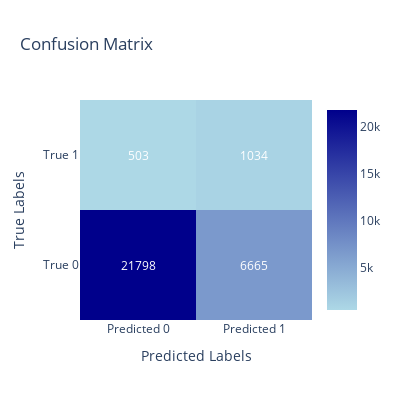

The code cell stored with this chart in its notebook:
### Markdown cell above
With the current model, there is a loss of 25 thousand due to frauds, a gain of 80 thousand, and ultimately a profit of 54 thousand. However, it is important to note that these data are samples and do not reflect the entire dataset

### Code cell
def plot_confusion_matrix(cm):
    """
    Plots a confusion matrix.

    Parameters:
    - cm (np.array): Confusion matrix
    """

    colorscale = [[0, 'lightblue'], [1, 'darkblue']]

    fig = go.Figure(data=go.Heatmap(z=cm, colorscale=colorscale,
                                    x=['Predicted 0', 'Predicted 1'],
                                    y=['True 0', 'True 1'],
                                    hoverongaps=False,
                                    text=cm,
                                    hoverinfo="text"))

    fig.update_layout(title="Confusion Matrix",
                    xaxis_title="Predicted Labels",
                    yaxis_title="True Labels",
                    width=400,  # Set the width of the plot
                    height=400)  # Set the height of the plot

    # Add annotations
    for i in range(len(cm)):
        for j in range(len(cm[0])):
            fig.add_annotation(x=j, y=i, text=str(cm[i][j]),
                            font=dict(color='white', size=12),
                            showarrow=False)

    fig.show()


df_test['predicted'] = df_test['score_fraude_modelo'].apply(lambda x: 1 if x >= best_threshold else 0)
cm = confusion_matrix(df_test['fraude'], df_test['predicted'])
plot_confusion_matrix(cm)

### Figure 1 — Plotly figure (JSON) as saved in the notebook; plotly's stock layout.template omitted (floating-point values rounded to 4 significant figures)
{"data": [{"colorscale": [[0, "lightblue"], [1, "darkblue"]], "hoverinfo": "text", "hoverongaps": false, "text": [[21798, 6665], [503, 1034]], "type": "heatmap", "x": ["Predicted 0", "Predicted 1"], "y": ["True 0", "True 1"], "z": [[21798, 6665], [503, 1034]]}], "layout": {"annotations": [{"font": {"color": "white", "size": 12}, "showarrow": false, "text": "21798", "x": 0, "y": 0}, {"font": {"color": "white", "size": 12}, "showarrow": false, "text": "6665", "x": 1, "y": 0}, {"font": {"color": "white", "size": 12}, "showarrow": false, "text": "503", "x": 0, "y": 1}, {"font": {"color": "white", "size": 12}, "showarrow": false, "text": "1034", "x": 1, "y": 1}], "height": 400, "title": {"text": "Confusion Matrix"}, "width": 400, "xaxis": {"title": {"text": "Predicted Labels"}}, "yaxis": {"title": {"text": "True Labels"}}}}
